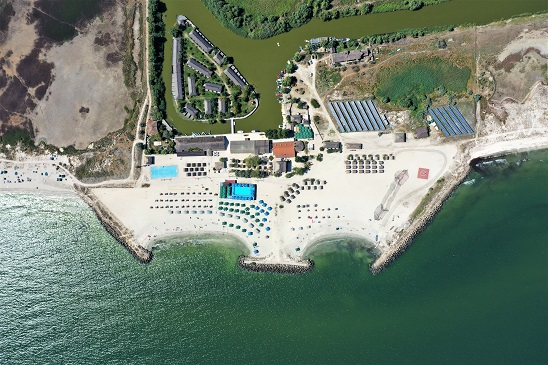
#> input picture images/Gura_Portitei_Scara_010.jpg, 548 x 365 px
$ python color_filters.py
#> lines starting #> are read from the running program, lines starting #| are printed output that depends on the picture; after the words box and inside, x2 and y2 are one past the last pixel; in counts of white or black regions, pixels touching at a corner belong together
import os
import numpy as np
from PIL import Image, ImageDraw
from scipy import ndimage

BASE_DIR = os.path.dirname(os.path.abspath(__file__))
RESULTS_DIR = os.path.join(BASE_DIR, "RESULTS", "color_filter")

def load_image(image_path):
    """Load an image and convert it to a NumPy array."""
#> called with image_path = 'images/Gura_Portitei_Scara_010.jpg'
    image = Image.open(image_path).convert('RGB')
#> image is the input picture: PIL image 548x365 RGB; mean R, G, B 112.5, 127.8, 112.7
    return np.array(image)

def save_image(image_array, output_path):
    """Save a NumPy array as an image."""
    image = Image.fromarray(np.uint8(image_array))
    image.save(output_path)

def rgb_to_hsv(image):
    """Convert an RGB image to HSV."""
    image = image.astype('float32') / 255.0
#> image: shape (365, 548, 3) float32
    r, g, b = image[..., 0], image[..., 1], image[..., 2]
    cmax = np.max(image, axis=2)
    cmin = np.min(image, axis=2)
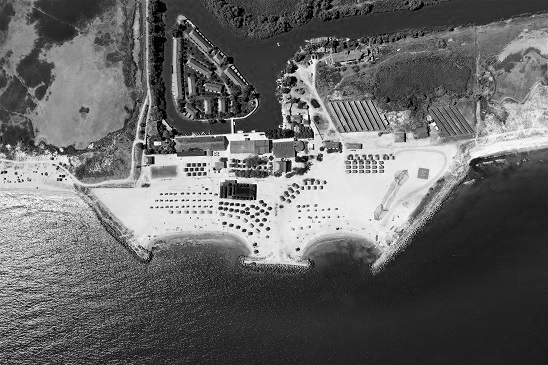
#> cmin: shape (365, 548) float32; min 0, max 0.996, mean 0.401
    delta = cmax - cmin
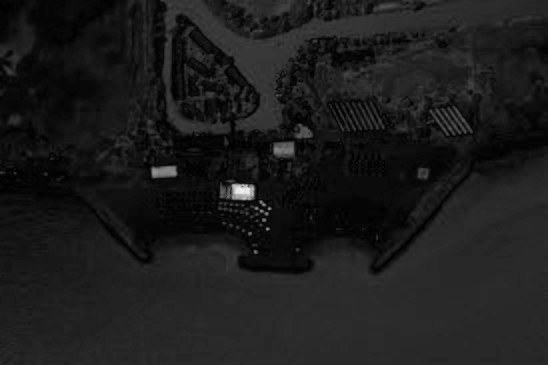
#> delta: shape (365, 548) float32; min 0, max 0.953, mean 0.112

    h = np.zeros_like(cmax)
    s = np.zeros_like(cmax)
    v = cmax

    # Hue calculation
    mask = delta != 0
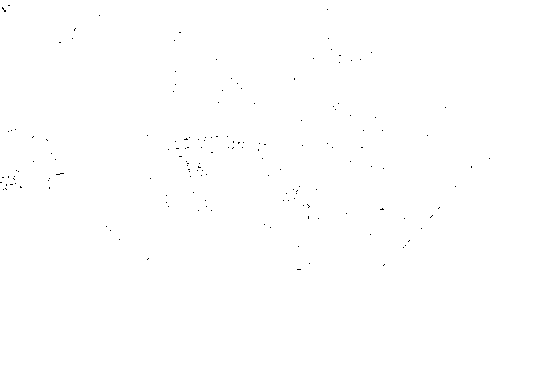
#> mask: shape (365, 548) bool; 99.9% white; black in thin lines or dots, all inside (x1, y1, x2, y2) = (0, 5, 490, 270)

    r_mask = (cmax == r) & mask
#> r_mask: shape (365, 548) bool; 33.2% white; 140 white regions (113 under 20 px), largest, box (x1, y1, x2, y2) and area: (0, 0, 548, 270) 64289, (185, 136, 223, 148) 228, (170, 213, 195, 224) 137
    g_mask = (cmax == g) & mask
#> g_mask: shape (365, 548) bool; 63.6% white; 223 black regions (179 under 20 px), largest, box (x1, y1, x2, y2) and area: (0, 0, 548, 272) 67896, (245, 246, 294, 268) 534, (172, 38, 188, 101) 520
    b_mask = (cmax == b) & mask
#> b_mask: shape (365, 548) bool; 6% white; 377 white regions (302 under 20 px), largest, box (x1, y1, x2, y2) and area: (31, 0, 114, 43) 1493, (328, 100, 394, 133) 1269, (428, 106, 474, 137) 802

    h[r_mask] = ((g[r_mask] - b[r_mask]) / delta[r_mask]) % 6
    h[g_mask] = ((b[g_mask] - r[g_mask]) / delta[g_mask]) + 2
    h[b_mask] = ((r[b_mask] - g[b_mask]) / delta[b_mask]) + 4
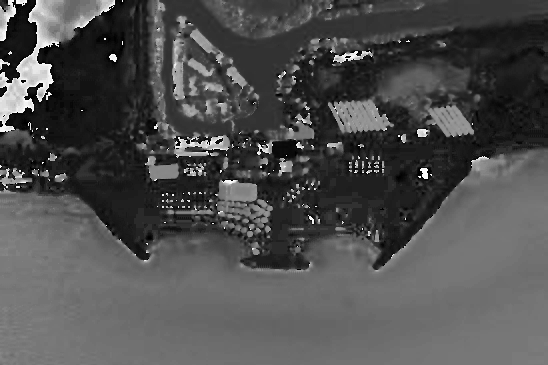
#> h: shape (365, 548) float32; min 0, max 5.98, mean 1.86; drawn with min black and max white

    h = h / 6.0  # Normalize hue to [0, 1]

    s[mask] = delta[mask] / cmax[mask]
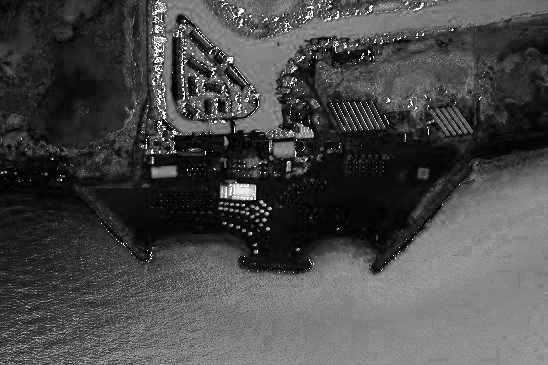
#> s: shape (365, 548) float32; min 0, max 1, mean 0.289
    s[cmax == 0] = 0  # If cmax is zero, saturation is zero

    hsv_image = np.stack((h, s, v), axis=-1)
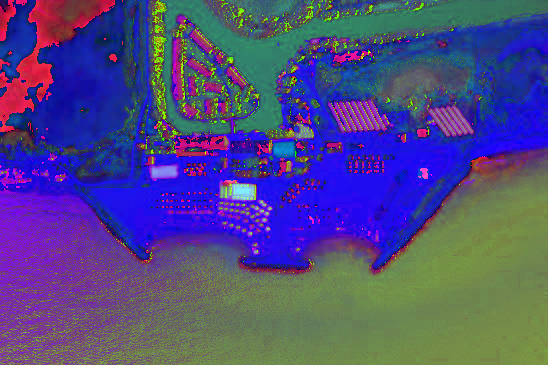
#> hsv_image: shape (365, 548, 3) float32; mean of channels 0, 1, 2 0.31, 0.289, 0.513; drawn as R, G, B
    return hsv_image

def create_color_mask(hsv_image, lower, upper):
    """Create a mask for a specific color range."""
    mask = np.all(hsv_image >= lower, axis=2) & np.all(hsv_image <= upper, axis=2)
#> mask: shape (365, 548) bool; 0.72% white; 106 white regions (96 under 20 px), largest, box (x1, y1, x2, y2) and area: (225, 183, 255, 201) 409, (151, 166, 177, 178) 260, (453, 106, 472, 133) 95
    return mask.astype('float')

def filter_large_objects(mask, min_size=500):
    """Filter out small connected components, keeping only large objects."""
#> called with min_size = 500
    labels, num_labels = ndimage.label(mask)
#> labels: shape (365, 548) int32; 132 distinct labels, from 0 to 131
#> num_labels = 131
    sizes = ndimage.sum(mask, labels, range(num_labels + 1))
#> sizes = 132 values, max 406 at index 81, min 0 at index 0, mean 10.86
    large_mask = np.zeros_like(mask)

    for i in range(1, num_labels + 1):
        if sizes[i] >= min_size:
            large_mask[labels == i] = 1
#> large_mask: shape (365, 548) float64; every value is 0

    return large_mask

def draw_rectangle_on_image(image, mask):
    """Draw rectangles around detected regions on the original image."""
    labels, num_labels = ndimage.label(mask)
#> labels: shape (365, 548) int32; every value is 0
#> num_labels = 0
    bounding_boxes = ndimage.find_objects(labels)
#> bounding_boxes = []

    pil_image = Image.fromarray(np.uint8(image))
    draw = ImageDraw.Draw(pil_image)

    for box in bounding_boxes:
        if box is not None:
            y_slice, x_slice = box
            x1, x2 = x_slice.start, x_slice.stop
            y1, y2 = y_slice.start, y_slice.stop
            draw.rectangle([x1, y1, x2, y2], outline="red", width=10)
#> this loop made 0 passes

    return np.array(pil_image)

def detect_objects(image, output_dir, scale='normal'):
    hsv_image = rgb_to_hsv(image)

    if scale == 'small':
        min_size_orange = 1000  # Smaller min size for orange roof at small scale
        min_size_helicopter = 100  # Reduced min size for helicopter landing at small scale
    else:
        min_size_orange = 5000
        min_size_helicopter = 2000

    # 1) Blue pool detection
    if scale == 'medium' or scale == 'large':
        # Narrow the detection range for medium and large scales to exclude solar panels
        blue_lower = np.array([0.50, 0.39, 0.4])  # Cyanish blue, narrower hue range
        blue_upper = np.array([0.65, 0.9, 0.8])  # Darker cyan-blue range
    else:
        blue_lower = np.array([0.50, 0.29, 0.3])  # range for small scale
        blue_upper = np.array([0.75, 1.0, 1.0])

    blue_mask = create_color_mask(hsv_image, blue_lower, blue_upper)
    blue_large_mask = filter_large_objects(blue_mask, min_size=500)
    image_with_pool = draw_rectangle_on_image(image, blue_large_mask)
    save_image(image_with_pool, os.path.join(output_dir, 'blue_pool_with_rectangle.jpg'))
    print("Blue pool with rectangle saved")

    # 2) Orange roof detection
    orange_lower = np.array([0.02, 0.4, 0.3])
    orange_upper = np.array([0.12, 1.0, 1.0])
    orange_mask = create_color_mask(hsv_image, orange_lower, orange_upper)
#> in create_color_mask (call 2), `mask = np.all(hsv_image >= lower, axis=2) & np.all(hsv_image <= upper,..`: mask: shape (365, 548) bool; 0.18% white; 57 white regions (56 under 20 px), largest, box (x1, y1, x2, y2) and area: (274, 142, 295, 158) 246
    orange_large_mask = filter_large_objects(orange_mask, min_size=min_size_orange)
#> in filter_large_objects (call 2), `labels, num_labels = ndimage.label(mask)`: labels: shape (365, 548) int32; 74 distinct labels, from 0 to 73
    image_with_roof = draw_rectangle_on_image(image, orange_large_mask)
    save_image(image_with_roof, os.path.join(output_dir, 'orange_roof_with_rectangle.jpg'))
    print("Orange roof with rectangle saved")

    # 3) Helicopter landing site detection
    pink_lower = np.array([0.87, 0.25, 0.25])  # Adjusted lower bound for pale pinkish-red
    pink_upper = np.array([1.0, 1.0, 1.0])  # Upper bound for pale red
    helicopter_landing_mask = create_color_mask(hsv_image, pink_lower, pink_upper)
#> in create_color_mask (call 3), `mask = np.all(hsv_image >= lower, axis=2) & np.all(hsv_image <= upper,..`:
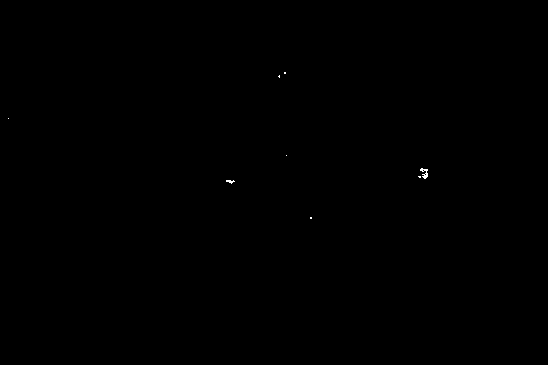
#> mask: shape (365, 548) bool; 0.04% white in thin lines or dots, all inside (x1, y1, x2, y2) = (8, 72, 428, 219)
    helicopter_landing_large_mask = filter_large_objects(helicopter_landing_mask, min_size=min_size_helicopter)
#> in filter_large_objects (call 3), `labels, num_labels = ndimage.label(mask)`: labels: shape (365, 548) int32; 9 distinct labels, from 0 to 8
    image_with_helicopter_landing = draw_rectangle_on_image(image, helicopter_landing_large_mask)
    save_image(image_with_helicopter_landing, os.path.join(output_dir, 'helicopter_landing_with_rectangle.jpg'))
    print("Helicopter landing site with rectangle saved")

def main():
    image_info = {
        'small': ['images/Gura_Portitei_Scara_010.jpg', 'images/Gura_Portitei_Scara_020.jpg'],
        'medium': ['images/Gura_Portitei_Scara_040.jpg', 'images/Gura_Portitei_Scara_080.jpg'],
        'large': ['images/Gura_Portitei_Scara_100.jpg']
    }

    for scale, image_paths in image_info.items():
        # Create output directories inside the RESULTS folder
        output_dir = os.path.join(RESULTS_DIR, f"{scale}_scale")
        if not os.path.exists(output_dir):
            os.makedirs(output_dir)

        for image_file in image_paths:
            # Construct the full path to the image
            image_path = os.path.join(BASE_DIR, image_file)
            image = load_image(image_path)
            print(f"Processing {image_file} at scale: {scale}")
            detect_objects(image, output_dir, scale)
#> pass 2 of the loop in main, `for scale, image_paths in image_info.items():`:
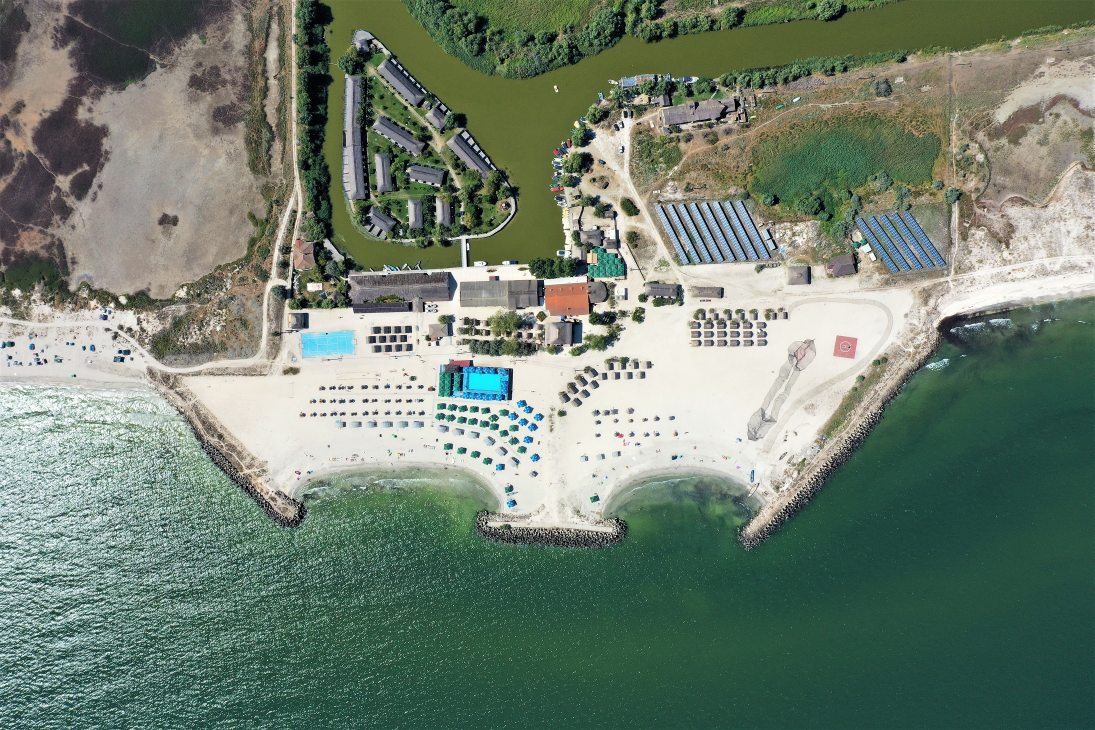
#> input picture images/Gura_Portitei_Scara_040.jpg, 2189 x 1460 px (shown at 1/2 size)
#> in load_image, image is the input picture: PIL image 2189x1460 RGB; mean R, G, B 112.5, 127.7, 112.6
#> image: shape (1460, 2189, 3) float32
#> r: shape (1460, 2189) float32
#> g: shape (1460, 2189) float32
#> b: shape (1460, 2189) float32
#> cmax: shape (1460, 2189) float32
#> cmin: shape (1460, 2189) float32
#> delta: shape (1460, 2189) float32
#> in rgb_to_hsv (call 3), `mask = delta != 0`:
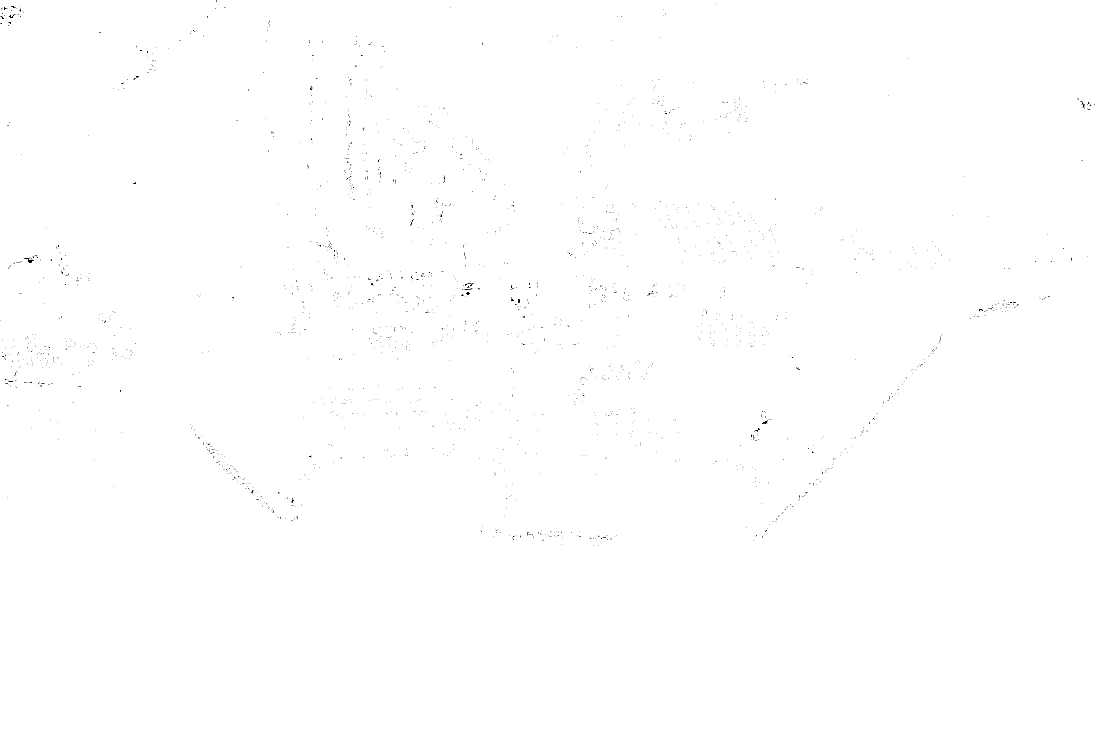
#> mask: shape (1460, 2189) bool (shown at 1/2 size); 99.9% white; black in thin lines or dots, all inside (x1, y1, x2, y2) = (0, 0, 2189, 1092)
#> r_mask: shape (1460, 2189) bool; 33.6% white; 1175 white regions (899 under 20 px), largest, box (x1, y1, x2, y2) and area: (0, 0, 2189, 1080) 1035691, (870, 841, 1045, 933) 3153, (1312, 0, 1512, 45) 2704
#> g_mask: shape (1460, 2189) bool; 61.6% white; 3091 black regions (2353 under 20 px), largest, box (x1, y1, x2, y2) and area: (0, 0, 2189, 1099) 1104539, (684, 152, 751, 425) 9792, (979, 990, 1237, 1095) 8155
#> b_mask: shape (1460, 2189) bool; 8% white; 4794 white regions (3773 under 20 px), largest, box (x1, y1, x2, y2) and area: (120, 0, 456, 181) 24528, (1402, 401, 1558, 525) 9523, (684, 152, 745, 401) 8770
#> s: shape (1460, 2189) float32
#> hsv_image: shape (1460, 2189, 3) float32
#> in create_color_mask (call 7), `mask = np.all(hsv_image >= lower, axis=2) & np.all(hsv_image <= upper,..`:
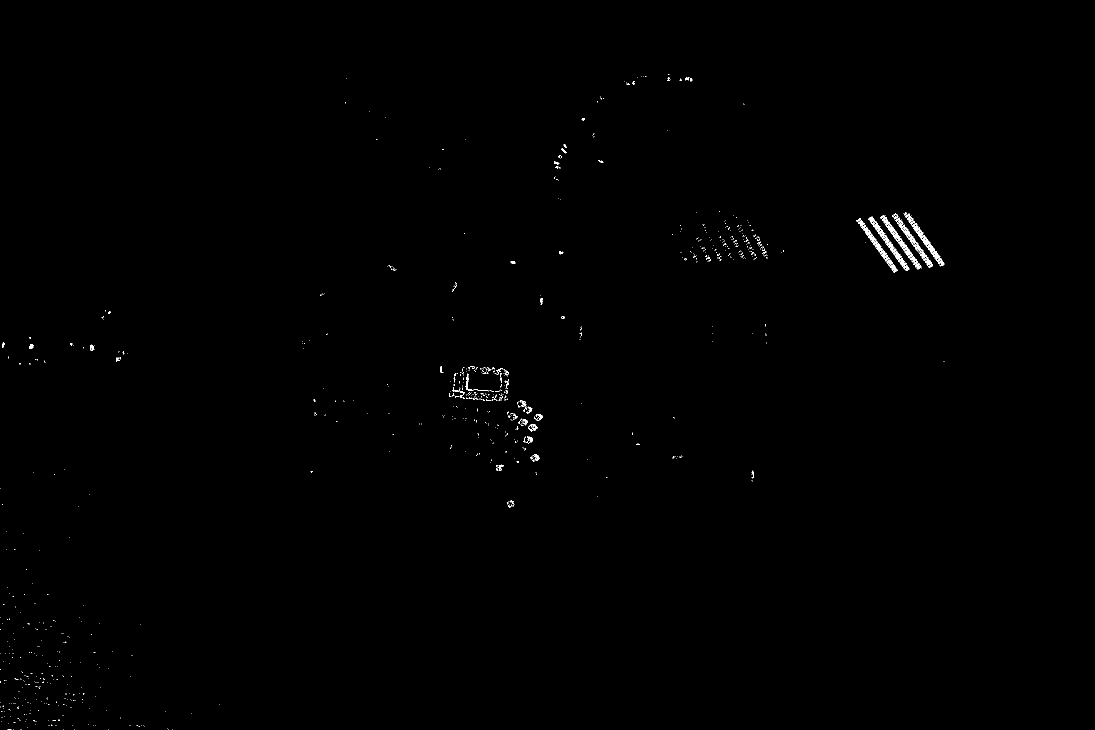
#> mask: shape (1460, 2189) bool (shown at 1/2 size); 0.26% white in thin lines or dots, all inside (x1, y1, x2, y2) = (0, 148, 1889, 1460)


if __name__ == '__main__':
#> (the run stopped early here; a loop or call above may not have finished)
